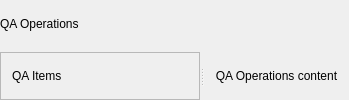
<?xml version="1.0" encoding="UTF-8"?>
<ui version="4.0">
 <class>QaOperationsView</class>
 <widget class="QWidget" name="qaOperationsView">
  <layout class="QVBoxLayout" name="mainLayout">
   <property name="leftMargin"><number>0</number></property>
   <property name="topMargin"><number>0</number></property>
   <property name="rightMargin"><number>0</number></property>
   <property name="bottomMargin"><number>0</number></property>
   <property name="spacing"><number>4</number></property>
   <item>
    <widget class="QLabel" name="headerLabel">
     <property name="text"><string>QA Operations</string></property>
    </widget>
   </item>
   <item>
    <widget class="QSplitter" name="mainSplitter">
     <property name="orientation"><enum>Qt::Orientation::Horizontal</enum></property>
     <widget class="QFrame" name="listPanel">
      <property name="minimumSize"><size><width>200</width><height>0</height></size></property>
      <property name="frameShape"><enum>QFrame::Shape::StyledPanel</enum></property>
      <layout class="QVBoxLayout" name="listLayout">
       <item>
        <widget class="QLabel" name="listLabel">
         <property name="text"><string>QA Items</string></property>
        </widget>
       </item>
      </layout>
     </widget>
     <widget class="QWidget" name="contentPlaceholder">
      <layout class="QVBoxLayout" name="contentLayout">
       <item>
        <widget class="QLabel" name="contentLabel">
         <property name="text"><string>QA Operations content</string></property>
         <property name="alignment"><set>Qt::AlignmentFlag::AlignCenter</set></property>
        </widget>
       </item>
      </layout>
     </widget>
    </widget>
   </item>
  </layout>
 </widget>
 <layoutdefault spacing="6" margin="11"/>
 <resources/>
 <connections/>
</ui>
